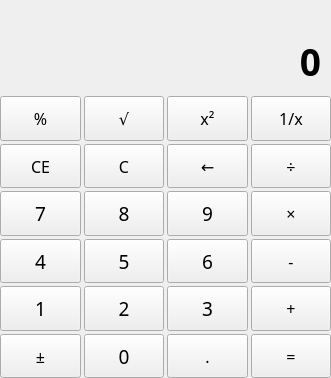
<?xml version="1.0" encoding="UTF-8"?>
<ui version="4.0">
 <class>GeneralCalculator</class>
 <widget class="QWidget" name="GeneralCalculator">
  <property name="geometry">
   <rect>
    <x>0</x>
    <y>0</y>
    <width>331</width>
    <height>378</height>
   </rect>
  </property>
  <property name="windowTitle">
   <string>Form</string>
  </property>
  <layout class="QVBoxLayout" name="verticalLayout_4">
   <property name="leftMargin">
    <number>0</number>
   </property>
   <property name="topMargin">
    <number>0</number>
   </property>
   <property name="rightMargin">
    <number>0</number>
   </property>
   <property name="bottomMargin">
    <number>0</number>
   </property>
   <item>
    <layout class="QVBoxLayout" name="verticalLayout">
     <property name="spacing">
      <number>0</number>
     </property>
     <property name="leftMargin">
      <number>0</number>
     </property>
     <property name="topMargin">
      <number>0</number>
     </property>
     <property name="rightMargin">
      <number>0</number>
     </property>
     <property name="bottomMargin">
      <number>0</number>
     </property>
     <item>
      <layout class="QVBoxLayout" name="verticalLayout_3">
       <property name="rightMargin">
        <number>10</number>
       </property>
       <item>
        <widget class="QLabel" name="intermediateLabel">
         <property name="sizePolicy">
          <sizepolicy hsizetype="Preferred" vsizetype="Fixed">
           <horstretch>0</horstretch>
           <verstretch>0</verstretch>
          </sizepolicy>
         </property>
         <property name="font">
          <font>
           <family>Agency FB</family>
           <pointsize>14</pointsize>
           <weight>75</weight>
           <bold>true</bold>
          </font>
         </property>
         <property name="styleSheet">
          <string notr="true">color: rgb(175, 175, 175);</string>
         </property>
         <property name="text">
          <string/>
         </property>
         <property name="alignment">
          <set>Qt::AlignRight|Qt::AlignTrailing|Qt::AlignVCenter</set>
         </property>
        </widget>
       </item>
      </layout>
     </item>
     <item>
      <layout class="QVBoxLayout" name="verticalLayout_2">
       <property name="rightMargin">
        <number>10</number>
       </property>
       <item>
        <widget class="QLabel" name="resultLabel">
         <property name="minimumSize">
          <size>
           <width>0</width>
           <height>70</height>
          </size>
         </property>
         <property name="font">
          <font>
           <family>Agency FB</family>
           <pointsize>28</pointsize>
           <weight>75</weight>
           <bold>true</bold>
          </font>
         </property>
         <property name="text">
          <string>0</string>
         </property>
         <property name="alignment">
          <set>Qt::AlignRight|Qt::AlignTrailing|Qt::AlignVCenter</set>
         </property>
        </widget>
       </item>
      </layout>
     </item>
     <item>
      <layout class="QGridLayout" name="buttonLayout">
       <property name="rightMargin">
        <number>0</number>
       </property>
       <property name="bottomMargin">
        <number>0</number>
       </property>
       <property name="spacing">
        <number>3</number>
       </property>
       <item row="3" column="0">
        <widget class="QPushButton" name="num4Button">
         <property name="sizePolicy">
          <sizepolicy hsizetype="Expanding" vsizetype="Expanding">
           <horstretch>0</horstretch>
           <verstretch>0</verstretch>
          </sizepolicy>
         </property>
         <property name="minimumSize">
          <size>
           <width>75</width>
           <height>40</height>
          </size>
         </property>
         <property name="font">
          <font>
           <family>Arial Rounded MT Bold</family>
           <pointsize>14</pointsize>
          </font>
         </property>
         <property name="text">
          <string>4</string>
         </property>
        </widget>
       </item>
       <item row="4" column="0">
        <widget class="QPushButton" name="num1Button">
         <property name="sizePolicy">
          <sizepolicy hsizetype="Expanding" vsizetype="Expanding">
           <horstretch>0</horstretch>
           <verstretch>0</verstretch>
          </sizepolicy>
         </property>
         <property name="minimumSize">
          <size>
           <width>75</width>
           <height>40</height>
          </size>
         </property>
         <property name="font">
          <font>
           <family>Arial Rounded MT Bold</family>
           <pointsize>14</pointsize>
          </font>
         </property>
         <property name="text">
          <string>1</string>
         </property>
        </widget>
       </item>
       <item row="0" column="0">
        <widget class="QPushButton" name="rootButton">
         <property name="sizePolicy">
          <sizepolicy hsizetype="Expanding" vsizetype="Expanding">
           <horstretch>0</horstretch>
           <verstretch>0</verstretch>
          </sizepolicy>
         </property>
         <property name="minimumSize">
          <size>
           <width>75</width>
           <height>40</height>
          </size>
         </property>
         <property name="font">
          <font>
           <family>Arial Rounded MT Bold</family>
           <pointsize>12</pointsize>
          </font>
         </property>
         <property name="text">
          <string>%</string>
         </property>
        </widget>
       </item>
       <item row="2" column="1">
        <widget class="QPushButton" name="num8Button">
         <property name="sizePolicy">
          <sizepolicy hsizetype="Expanding" vsizetype="Expanding">
           <horstretch>0</horstretch>
           <verstretch>0</verstretch>
          </sizepolicy>
         </property>
         <property name="minimumSize">
          <size>
           <width>75</width>
           <height>40</height>
          </size>
         </property>
         <property name="font">
          <font>
           <family>Arial Rounded MT Bold</family>
           <pointsize>14</pointsize>
          </font>
         </property>
         <property name="text">
          <string>8</string>
         </property>
        </widget>
       </item>
       <item row="2" column="2">
        <widget class="QPushButton" name="num9Button">
         <property name="sizePolicy">
          <sizepolicy hsizetype="Expanding" vsizetype="Expanding">
           <horstretch>0</horstretch>
           <verstretch>0</verstretch>
          </sizepolicy>
         </property>
         <property name="minimumSize">
          <size>
           <width>75</width>
           <height>40</height>
          </size>
         </property>
         <property name="font">
          <font>
           <family>Arial Rounded MT Bold</family>
           <pointsize>14</pointsize>
          </font>
         </property>
         <property name="text">
          <string>9</string>
         </property>
        </widget>
       </item>
       <item row="1" column="2">
        <widget class="QPushButton" name="eraseButton">
         <property name="sizePolicy">
          <sizepolicy hsizetype="Expanding" vsizetype="Expanding">
           <horstretch>0</horstretch>
           <verstretch>0</verstretch>
          </sizepolicy>
         </property>
         <property name="minimumSize">
          <size>
           <width>75</width>
           <height>40</height>
          </size>
         </property>
         <property name="font">
          <font>
           <family>Arial Rounded MT Bold</family>
           <pointsize>12</pointsize>
          </font>
         </property>
         <property name="text">
          <string>←</string>
         </property>
        </widget>
       </item>
       <item row="2" column="0">
        <widget class="QPushButton" name="num7Button">
         <property name="sizePolicy">
          <sizepolicy hsizetype="Expanding" vsizetype="Expanding">
           <horstretch>0</horstretch>
           <verstretch>0</verstretch>
          </sizepolicy>
         </property>
         <property name="minimumSize">
          <size>
           <width>75</width>
           <height>40</height>
          </size>
         </property>
         <property name="font">
          <font>
           <family>Arial Rounded MT Bold</family>
           <pointsize>14</pointsize>
          </font>
         </property>
         <property name="text">
          <string>7</string>
         </property>
        </widget>
       </item>
       <item row="1" column="3">
        <widget class="QPushButton" name="divideButton">
         <property name="sizePolicy">
          <sizepolicy hsizetype="Expanding" vsizetype="Expanding">
           <horstretch>0</horstretch>
           <verstretch>0</verstretch>
          </sizepolicy>
         </property>
         <property name="minimumSize">
          <size>
           <width>75</width>
           <height>40</height>
          </size>
         </property>
         <property name="font">
          <font>
           <family>Arial Rounded MT Bold</family>
           <pointsize>12</pointsize>
          </font>
         </property>
         <property name="text">
          <string>÷</string>
         </property>
        </widget>
       </item>
       <item row="2" column="3">
        <widget class="QPushButton" name="multiplyButton">
         <property name="sizePolicy">
          <sizepolicy hsizetype="Expanding" vsizetype="Expanding">
           <horstretch>0</horstretch>
           <verstretch>0</verstretch>
          </sizepolicy>
         </property>
         <property name="minimumSize">
          <size>
           <width>75</width>
           <height>40</height>
          </size>
         </property>
         <property name="font">
          <font>
           <family>Arial Rounded MT Bold</family>
           <pointsize>12</pointsize>
          </font>
         </property>
         <property name="text">
          <string>×</string>
         </property>
        </widget>
       </item>
       <item row="0" column="2">
        <widget class="QPushButton" name="sqrButton">
         <property name="sizePolicy">
          <sizepolicy hsizetype="Expanding" vsizetype="Expanding">
           <horstretch>0</horstretch>
           <verstretch>0</verstretch>
          </sizepolicy>
         </property>
         <property name="minimumSize">
          <size>
           <width>75</width>
           <height>40</height>
          </size>
         </property>
         <property name="font">
          <font>
           <family>Arial Rounded MT Bold</family>
           <pointsize>12</pointsize>
          </font>
         </property>
         <property name="styleSheet">
          <string notr="true"/>
         </property>
         <property name="text">
          <string>x²</string>
         </property>
        </widget>
       </item>
       <item row="0" column="1">
        <widget class="QPushButton" name="sqrtButton">
         <property name="sizePolicy">
          <sizepolicy hsizetype="Expanding" vsizetype="Expanding">
           <horstretch>0</horstretch>
           <verstretch>0</verstretch>
          </sizepolicy>
         </property>
         <property name="minimumSize">
          <size>
           <width>75</width>
           <height>40</height>
          </size>
         </property>
         <property name="font">
          <font>
           <family>Arial Rounded MT Bold</family>
           <pointsize>12</pointsize>
          </font>
         </property>
         <property name="text">
          <string>√</string>
         </property>
        </widget>
       </item>
       <item row="0" column="3">
        <widget class="QPushButton" name="inverseButton">
         <property name="sizePolicy">
          <sizepolicy hsizetype="Expanding" vsizetype="Expanding">
           <horstretch>0</horstretch>
           <verstretch>0</verstretch>
          </sizepolicy>
         </property>
         <property name="minimumSize">
          <size>
           <width>75</width>
           <height>40</height>
          </size>
         </property>
         <property name="font">
          <font>
           <family>Arial Rounded MT Bold</family>
           <pointsize>12</pointsize>
          </font>
         </property>
         <property name="text">
          <string>1/x</string>
         </property>
        </widget>
       </item>
       <item row="1" column="1">
        <widget class="QPushButton" name="cButton">
         <property name="sizePolicy">
          <sizepolicy hsizetype="Expanding" vsizetype="Expanding">
           <horstretch>0</horstretch>
           <verstretch>0</verstretch>
          </sizepolicy>
         </property>
         <property name="minimumSize">
          <size>
           <width>75</width>
           <height>40</height>
          </size>
         </property>
         <property name="font">
          <font>
           <family>Arial Rounded MT Bold</family>
           <pointsize>12</pointsize>
          </font>
         </property>
         <property name="text">
          <string>C</string>
         </property>
        </widget>
       </item>
       <item row="1" column="0">
        <widget class="QPushButton" name="ceButton">
         <property name="sizePolicy">
          <sizepolicy hsizetype="Expanding" vsizetype="Expanding">
           <horstretch>0</horstretch>
           <verstretch>0</verstretch>
          </sizepolicy>
         </property>
         <property name="minimumSize">
          <size>
           <width>75</width>
           <height>40</height>
          </size>
         </property>
         <property name="font">
          <font>
           <family>Arial Rounded MT Bold</family>
           <pointsize>12</pointsize>
          </font>
         </property>
         <property name="text">
          <string>CE</string>
         </property>
        </widget>
       </item>
       <item row="5" column="0">
        <widget class="QPushButton" name="negateButton">
         <property name="sizePolicy">
          <sizepolicy hsizetype="Expanding" vsizetype="Expanding">
           <horstretch>0</horstretch>
           <verstretch>0</verstretch>
          </sizepolicy>
         </property>
         <property name="minimumSize">
          <size>
           <width>75</width>
           <height>40</height>
          </size>
         </property>
         <property name="font">
          <font>
           <family>Arial Rounded MT Bold</family>
           <pointsize>12</pointsize>
          </font>
         </property>
         <property name="text">
          <string>±</string>
         </property>
        </widget>
       </item>
       <item row="3" column="1">
        <widget class="QPushButton" name="num5Button">
         <property name="sizePolicy">
          <sizepolicy hsizetype="Expanding" vsizetype="Expanding">
           <horstretch>0</horstretch>
           <verstretch>0</verstretch>
          </sizepolicy>
         </property>
         <property name="minimumSize">
          <size>
           <width>75</width>
           <height>40</height>
          </size>
         </property>
         <property name="font">
          <font>
           <family>Arial Rounded MT Bold</family>
           <pointsize>14</pointsize>
          </font>
         </property>
         <property name="text">
          <string>5</string>
         </property>
        </widget>
       </item>
       <item row="3" column="2">
        <widget class="QPushButton" name="num6Button">
         <property name="sizePolicy">
          <sizepolicy hsizetype="Expanding" vsizetype="Expanding">
           <horstretch>0</horstretch>
           <verstretch>0</verstretch>
          </sizepolicy>
         </property>
         <property name="minimumSize">
          <size>
           <width>75</width>
           <height>40</height>
          </size>
         </property>
         <property name="font">
          <font>
           <family>Arial Rounded MT Bold</family>
           <pointsize>14</pointsize>
          </font>
         </property>
         <property name="text">
          <string>6</string>
         </property>
        </widget>
       </item>
       <item row="3" column="3">
        <widget class="QPushButton" name="minusButton">
         <property name="sizePolicy">
          <sizepolicy hsizetype="Expanding" vsizetype="Expanding">
           <horstretch>0</horstretch>
           <verstretch>0</verstretch>
          </sizepolicy>
         </property>
         <property name="minimumSize">
          <size>
           <width>75</width>
           <height>40</height>
          </size>
         </property>
         <property name="font">
          <font>
           <family>Arial Rounded MT Bold</family>
           <pointsize>12</pointsize>
          </font>
         </property>
         <property name="text">
          <string>-</string>
         </property>
        </widget>
       </item>
       <item row="4" column="1">
        <widget class="QPushButton" name="num2Button">
         <property name="sizePolicy">
          <sizepolicy hsizetype="Expanding" vsizetype="Expanding">
           <horstretch>0</horstretch>
           <verstretch>0</verstretch>
          </sizepolicy>
         </property>
         <property name="minimumSize">
          <size>
           <width>75</width>
           <height>40</height>
          </size>
         </property>
         <property name="font">
          <font>
           <family>Arial Rounded MT Bold</family>
           <pointsize>14</pointsize>
          </font>
         </property>
         <property name="text">
          <string>2</string>
         </property>
        </widget>
       </item>
       <item row="4" column="2">
        <widget class="QPushButton" name="num3Button">
         <property name="sizePolicy">
          <sizepolicy hsizetype="Expanding" vsizetype="Expanding">
           <horstretch>0</horstretch>
           <verstretch>0</verstretch>
          </sizepolicy>
         </property>
         <property name="minimumSize">
          <size>
           <width>75</width>
           <height>40</height>
          </size>
         </property>
         <property name="font">
          <font>
           <family>Arial Rounded MT Bold</family>
           <pointsize>14</pointsize>
          </font>
         </property>
         <property name="text">
          <string>3</string>
         </property>
        </widget>
       </item>
       <item row="4" column="3">
        <widget class="QPushButton" name="plusButton">
         <property name="sizePolicy">
          <sizepolicy hsizetype="Expanding" vsizetype="Expanding">
           <horstretch>0</horstretch>
           <verstretch>0</verstretch>
          </sizepolicy>
         </property>
         <property name="minimumSize">
          <size>
           <width>75</width>
           <height>40</height>
          </size>
         </property>
         <property name="font">
          <font>
           <family>Arial Rounded MT Bold</family>
           <pointsize>12</pointsize>
          </font>
         </property>
         <property name="text">
          <string>+</string>
         </property>
        </widget>
       </item>
       <item row="5" column="1">
        <widget class="QPushButton" name="num0Button">
         <property name="sizePolicy">
          <sizepolicy hsizetype="Expanding" vsizetype="Expanding">
           <horstretch>0</horstretch>
           <verstretch>0</verstretch>
          </sizepolicy>
         </property>
         <property name="minimumSize">
          <size>
           <width>75</width>
           <height>40</height>
          </size>
         </property>
         <property name="font">
          <font>
           <family>Arial Rounded MT Bold</family>
           <pointsize>14</pointsize>
          </font>
         </property>
         <property name="text">
          <string>0</string>
         </property>
        </widget>
       </item>
       <item row="5" column="2">
        <widget class="QPushButton" name="dotButton">
         <property name="sizePolicy">
          <sizepolicy hsizetype="Expanding" vsizetype="Expanding">
           <horstretch>0</horstretch>
           <verstretch>0</verstretch>
          </sizepolicy>
         </property>
         <property name="minimumSize">
          <size>
           <width>75</width>
           <height>40</height>
          </size>
         </property>
         <property name="font">
          <font>
           <family>Arial Rounded MT Bold</family>
           <pointsize>12</pointsize>
          </font>
         </property>
         <property name="text">
          <string>.</string>
         </property>
        </widget>
       </item>
       <item row="5" column="3">
        <widget class="QPushButton" name="equalButton">
         <property name="sizePolicy">
          <sizepolicy hsizetype="Expanding" vsizetype="Expanding">
           <horstretch>0</horstretch>
           <verstretch>0</verstretch>
          </sizepolicy>
         </property>
         <property name="minimumSize">
          <size>
           <width>75</width>
           <height>40</height>
          </size>
         </property>
         <property name="font">
          <font>
           <family>Arial Rounded MT Bold</family>
           <pointsize>12</pointsize>
          </font>
         </property>
         <property name="text">
          <string>=</string>
         </property>
        </widget>
       </item>
      </layout>
     </item>
    </layout>
   </item>
  </layout>
 </widget>
 <resources/>
 <connections/>
</ui>
